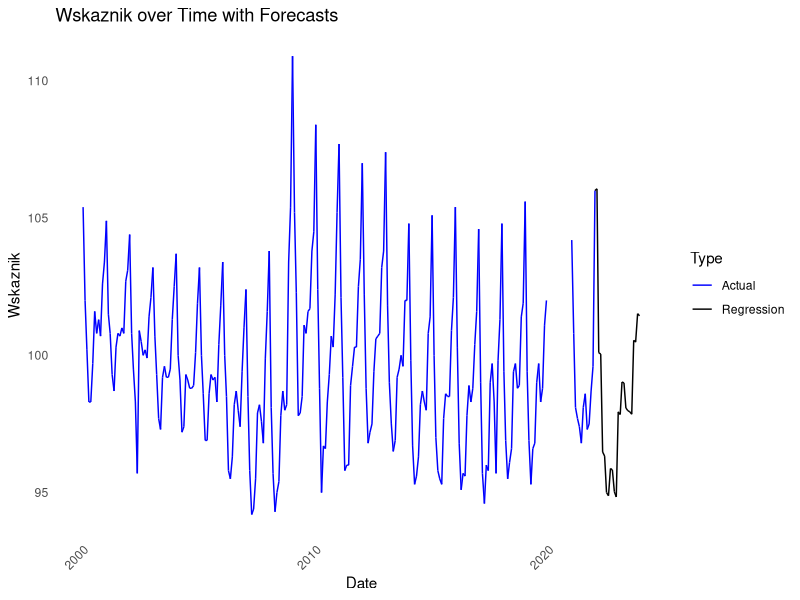
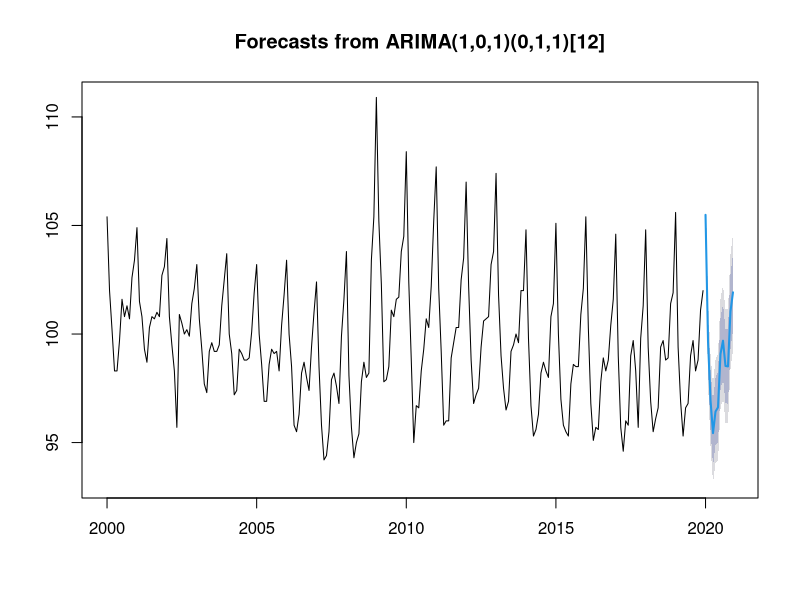
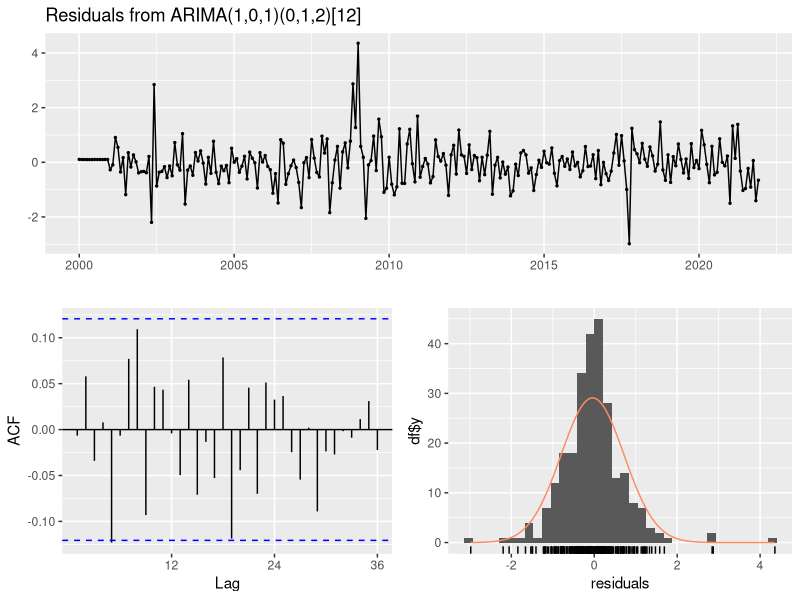
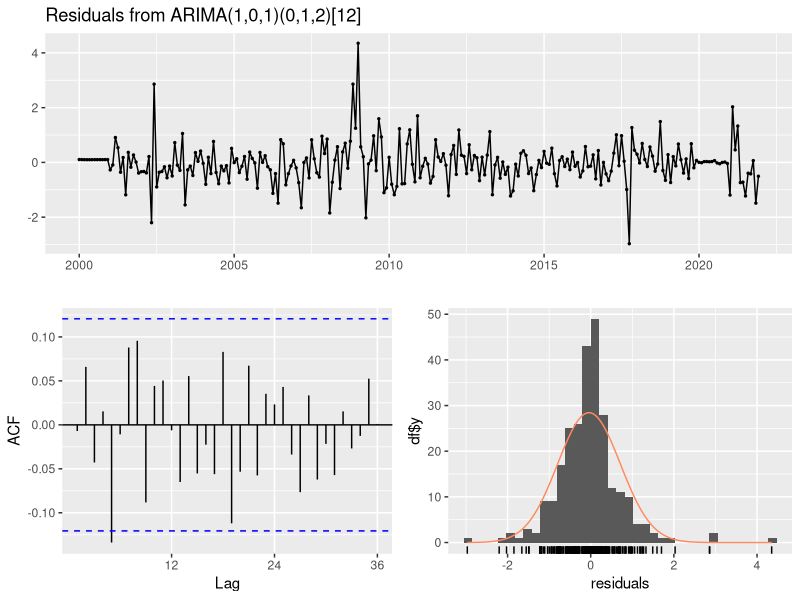
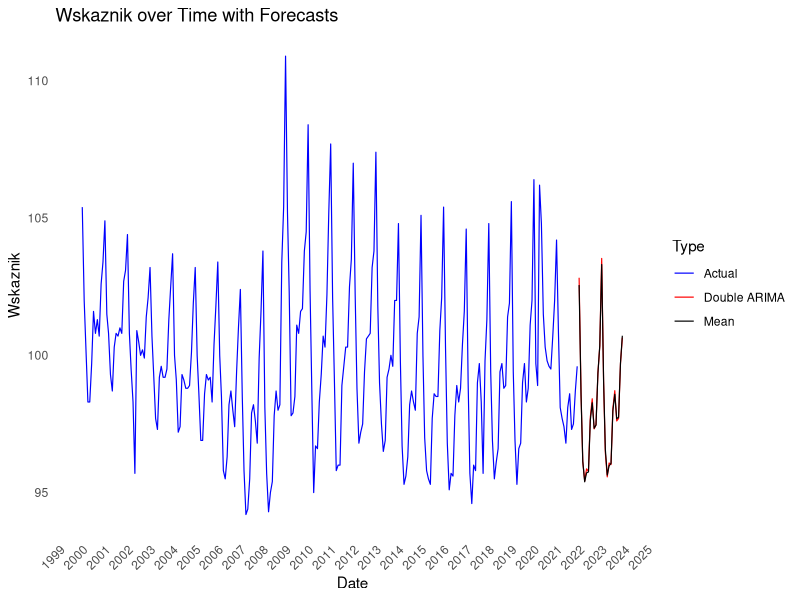

These charts were generated, in order, by the following R code:
## ---- chunk 1
# ZMIENIC ZEBY TE KODY SIE NIE WYSWIETLALY?
library(stats)
library(dplyr)
library(ggplot2)
library(tseries)
library(forecast)




# to sie pojawia tez pozniej
df <- read.csv('BICCtemp.txt', sep = ';', dec = ",")
df_no_2020<- df %>% subset(Rok!=2020)
data <- df_no_2020
## ---- chunk 2
predict_monthly <- function(data, month) {
  monthly_data <- data %>% filter(M.c == month)
  model <- lm(Wskaznik ~ Rok, data = monthly_data)
  future_years <- data.frame(Rok = c(2022, 2023), M.c = month)
  predictionsWith2020 <- predict(model, newdata = future_years)
  return(data.frame(Rok = future_years$Rok, M.c = future_years$M.c, Wskaznik = predictionsWith2020))
}

predictionsWithout2020 <- lapply(1:12, function(m) predict_monthly(data, m))

predictionsWithout2020_df <- do.call(rbind, predictionsWithout2020)
combined_data <- bind_rows(data, predictionsWithout2020_df)
## ---- chunk 3
df_plot <- df_no_2020
df_plot$Date <- as.Date(paste(df_plot$Rok, df_plot$M.c, "01", sep = "-"))
df_plot$Type <- "Actual"

forecast_values_regression <- data.frame(
  Date = seq(as.Date("2022-01-01"), by = "month", length.out = 24),
  Point_Forecast = predictionsWithout2020_df$Wskaznik
)
forecast_values_regression$Type <- "Regression"
names(forecast_values_regression)[2] <- "Wskaznik"

missing_dates <- seq(as.Date("2020-01-01"), as.Date("2020-12-01"), by = "month")

missing_data <- data.frame(Date = missing_dates, Wskaznik = NaN, Type = "Missing")
combined_df <- rbind(df_plot[, c("Date", "Wskaznik", "Type")], 
                     forecast_values_regression,
                     missing_data)
combined_df <- combined_df[order(combined_df$Date), ] ## sortowanie po dacie
combined_df$group <- c(rep(1,240),rep(2,12), rep(3,36)) # sztuczne grupy zeby zrobic dziure w wykresie

## ---- chunk 4
ggplot(combined_df, aes(x = Date, y = Wskaznik, color = Type)) +
  geom_line(aes(group = group))+
  labs(title = "Wskaznik over Time with Forecasts",
       x = "Date",
       y = "Wskaznik") +
  theme_minimal() +
  theme(
    axis.text.x = element_text(angle = 45, hjust = 1),
    panel.background = element_rect(fill = "white", colour = "white"),
    plot.background = element_rect(fill = "white", colour = "white"),
    panel.grid.major = element_blank(),
    panel.grid.minor = element_blank()
  ) +
  scale_color_manual(values = c("Actual" = "blue", "Regression" = "black"))

## ---- chunk 5
# predykcja 2020 ----------------------------------------------------------
df <- read.csv('BICCtemp.txt', sep = ';', dec = ",")
df_to_2019 <- df %>% subset(Rok<2020)
df_after_2020 <- df %>% subset(Rok>2020)
ts_data <- ts(df_to_2019$Wskaznik, start=c(2000, 1), frequency=12)
## ---- chunk 6
fit_to_2019 <- auto.arima(ts_data)
forecast_2020 <- forecast(fit_to_2019, h=12)
plot(forecast_2020)
## ---- chunk 7
df_2020 <- data.frame(
  Rok = rep(2020, 12), 
  M.c = 1:12,          
  Wskaznik = forecast_2020$mean[1:12]         
)

df_arima <- rbind(df_to_2019, df_2020, df_after_2020)
## ---- chunk 8
# prognoza z wykorzystaniem sztucznego 2020 oraz 2020 jako srednie-------------------------------

df_mean2020 <- df
srednie_miesiecy <- sapply(1:12, function(miesiac) mean(df$Wskaznik[df$M.c == miesiac & df$Rok != 2020]))
df_mean2020$Wskaznik[df$Rok == 2020] <- srednie_miesiecy[df$M.c[df$Rok == 2020]]
ts_data_doubleARIMA <- ts(df_arima$Wskaznik, start=c(2000, 1), frequency=12)
ts_data_mean <- ts(df_mean2020$Wskaznik, start=c(2000, 1), frequency=12)

## ---- chunk 9
adf.test(ts_data_doubleARIMA)
adf.test(ts_data_mean)
## ---- chunk 10

fit_doubleARIMA <- auto.arima(ts_data_doubleARIMA)
forecast_values_doubleARIMA <- forecast(fit_doubleARIMA, h=24)
fit_mean <- auto.arima(ts_data_mean)
forecast_values_mean <- forecast(fit_mean, h=24)


checkresiduals(fit_mean)
checkresiduals(fit_doubleARIMA)
## ---- chunk 11
df <- read.csv('BICCtemp.txt', sep = ';', dec = ",")
df_plot <- df
df_plot$Date <- as.Date(paste(df_plot$Rok, df_plot$M.c, "01", sep = "-"))

# First prediction data frame
forecast_values_doubleARIMA <- data.frame(
  Date = seq(as.Date("2022-01-01"), by = "month", length.out = 24),
  Point_Forecast = forecast_values_doubleARIMA$mean[1:24]
)

# Second prediction data frame (example data, replace with actual predictions)
forecast_values_mean <- data.frame(
  Date = seq(as.Date("2022-01-01"), by = "month", length.out = 24),
  Point_Forecast = forecast_values_mean$mean[1:24]
)

# Combine the original and prediction data frames
df_plot$Type <- "Actual"
forecast_values_doubleARIMA$Type <- "Double ARIMA"
names(forecast_values_doubleARIMA)[2] <- "Wskaznik"

forecast_values_mean$Type <- "Mean"
names(forecast_values_mean)[2] <- "Wskaznik"

combined_df <- rbind(df_plot[, c("Date", "Wskaznik", "Type")], 
                     forecast_values_doubleARIMA, 
                     forecast_values_mean)


## ---- chunk 12
ggplot(combined_df, aes(x = Date, y = Wskaznik, color = Type)) +
  geom_line(size = 0.4) +  # Adjust the line thickness
  scale_x_date(date_breaks = "1 year", date_labels = "%Y") +
  labs(title = "Wskaznik over Time with Forecasts",
       x = "Date",
       y = "Wskaznik") +
  theme_minimal() +
  theme(
    axis.text.x = element_text(angle = 45, hjust = 1),
    panel.background = element_rect(fill = "white", colour = "white"),
    plot.background = element_rect(fill = "white", colour = "white"),
    panel.grid.major = element_blank(),
    panel.grid.minor = element_blank()
  ) +
  scale_color_manual(values = c("Actual" = "blue", "Double ARIMA" = "red", "Mean" = "black"))


